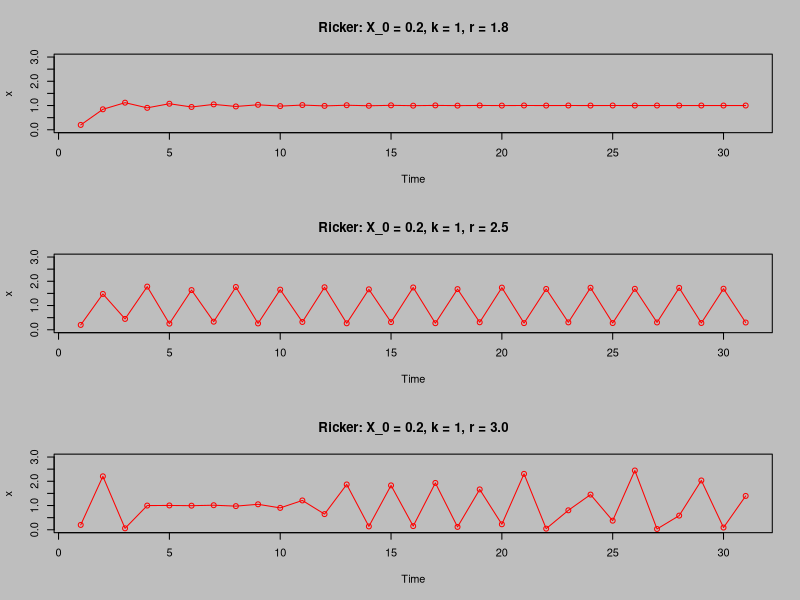

This chart was generated by the following R code:
# ricker modle xn+1 = xn * exp(r*(1- xn/k)) 
  NUM_STEPS = 31
rickerR = function(x1, k, r){

    graphPoints = x1

  for(i in 2:NUM_STEPS){
    
      x1 = (x1) * exp(r*(1 - (x1)/k))
      graphPoints[i] = x1
      
    }
    
    return (graphPoints)
    
}

    xGraph = rickerR(0.2, 1, 1.8)
    yGraph = rickerR(0.2, 1, 2.5)
    zGraph = rickerR(0.2, 1, 3.0)
    t = 1:31

  par(mfrow=c(3,1), bg = "grey")
  plot(t, xGraph, ylim=c(0,3), type = "o", main = "Ricker: X_0 = 0.2, k = 1, r = 1.8", col = "red", xlab = "Time", ylab = "x")
  plot(t, yGraph, ylim=c(0,3), type = "o", main = "Ricker: X_0 = 0.2, k = 1, r = 2.5", col = "red", xlab = "Time", ylab = "x")
  plot(t, zGraph , ylim=c(0,3), type = "o", main = "Ricker: X_0 = 0.2, k = 1, r = 3.0", col = "red",  xlab = "Time", ylab = "x")




# Justin's way was dumb
# I found a better way
# I think his way is really unintuitive
# I should be referred to as World Class Coder #1
# no, SUPREME WORLD CLASS CODER #1
# yes. I like that.